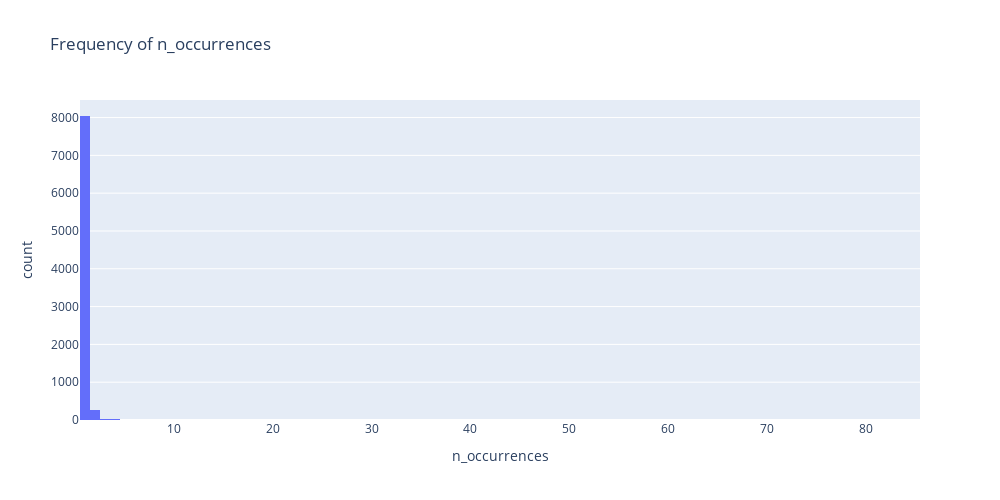

The code cell stored with this chart in its notebook:
### Code cell
# Similar observations that I made for the titles.
df_plot = df.groupby("description")["title"].count().reset_index()
df_plot.rename(columns={"title": "n_occurrences"}, inplace=True)
fig = px.histogram(
    df_plot,
    x="n_occurrences",
    width=1000,
    height=500,
    title="Frequency of n_occurrences",
)
fig.show()

### Figure 1 — Plotly figure (JSON) as saved in the notebook; plotly's stock layout.template omitted (floating-point values rounded to 4 significant figures; data arrays with more than 128 entries replaced by an {"elided": "..."} marker saying what was removed)
{"data": [{"alignmentgroup": "True", "bingroup": "x", "hovertemplate": "n_occurrences=%{x}<br>count=%{y}<extra></extra>", "legendgroup": "", "marker": {"color": "#636efa", "pattern": {"shape": ""}}, "name": "", "offsetgroup": "", "orientation": "v", "showlegend": false, "type": "histogram", "x": {"elided": "8377 int values"}, "xaxis": "x", "yaxis": "y"}], "layout": {"barmode": "relative", "height": 500, "legend": {"tracegroupgap": 0}, "title": {"text": "Frequency of n_occurrences"}, "width": 1000, "xaxis": {"anchor": "y", "domain": [0, 1], "title": {"text": "n_occurrences"}}, "yaxis": {"anchor": "x", "domain": [0, 1], "title": {"text": "count"}}}}
